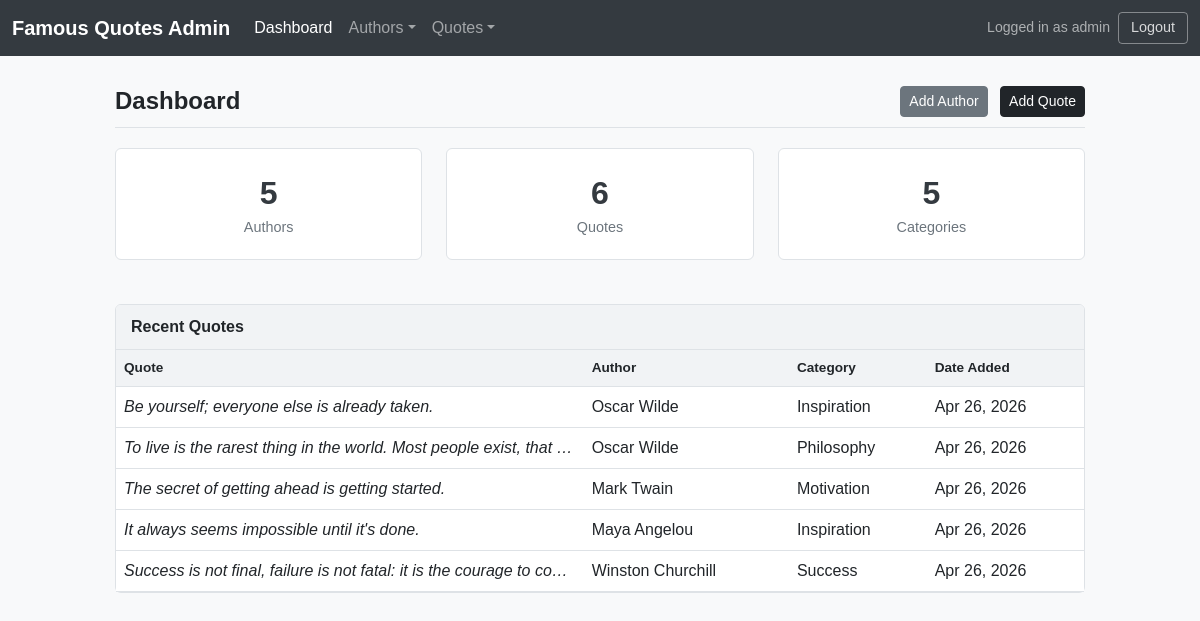
Page /index.php (signed in) on the committed database.
### tables this page shows
CREATE TABLE IF NOT EXISTS quotes (
    id INT AUTO_INCREMENT PRIMARY KEY,
    quote_text TEXT NOT NULL,
    author_id INT NOT NULL,
    category VARCHAR(100) NOT NULL,
    year_said INT,
    source VARCHAR(255),
    created_at TIMESTAMP DEFAULT CURRENT_TIMESTAMP,
    FOREIGN KEY (author_id) REFERENCES authors(id) ON DELETE CASCADE
);

CREATE TABLE IF NOT EXISTS authors (
    id INT AUTO_INCREMENT PRIMARY KEY,
    name VARCHAR(100) NOT NULL,
    birth_year INT,
    death_year INT,
    nationality VARCHAR(100),
    bio TEXT,
    created_at TIMESTAMP DEFAULT CURRENT_TIMESTAMP
);

### includes/auth.php (called while the page is built, shortened)
<?php
function isLoggedIn() {
    return isset($_SESSION['admin_logged_in']) && $_SESSION['admin_logged_in'] === true;
}

### index.php (the view, shortened to what this page needs)
<?php
require_once 'includes/auth.php';
$db = getDB();
$authorCount = $db->query("SELECT COUNT(*) FROM authors")->fetchColumn();
$quoteCount  = $db->query("SELECT COUNT(*) FROM quotes")->fetchColumn();
$catCount    = $db->query("SELECT COUNT(DISTINCT category) FROM quotes")->fetchColumn();
$recentQuotes = $db->query("
    SELECT q.quote_text, a.name AS author_name, q.category, q.created_at
    FROM quotes q JOIN authors a ON q.author_id = a.id
    ORDER BY q.created_at DESC LIMIT 5
")->fetchAll();
?>
<!DOCTYPE html>
<html lang="en">
<head>
    <link href="https://cdn.jsdelivr.net/npm/bootstrap@5.3.0/dist/css/bootstrap.min.css" rel="stylesheet">
    <link rel="stylesheet" href="css/style.css">
</head>
<body>
<?php include 'includes/nav.php'; ?>
<div class="page-wrapper">
    <div class="page-header">
        <h1 class="page-title">Dashboard</h1>
        <div>
            <a href="add_author.php" class="btn btn-secondary btn-sm me-2">Add Author</a>
            <a href="add_quote.php" class="btn btn-dark btn-sm">Add Quote</a>
        </div>
    </div>
    <div class="row mb-4">
        <div class="col-md-4">
            <div class="stat-box">
                <div class="number"><?= $authorCount ?></div>
                <div class="label">Authors</div>
            </div>
        </div>
        <div class="col-md-4">
            <div class="stat-box">
                <div class="number"><?= $quoteCount ?></div>
                <div class="label">Quotes</div>
            </div>
        </div>
        <div class="col-md-4">
            <div class="stat-box">
                <div class="number"><?= $catCount ?></div>
                <div class="label">Categories</div>
            </div>
        </div>
    </div>
    <div class="card">
        <div class="card-header">Recent Quotes</div>
        <div class="table-responsive">
            <table class="table table-hover mb-0">
                <thead>
                    <tr>
                        <th>Quote</th>
                        <th>Author</th>
                        <th>Category</th>
                        <th>Date Added</th>
                    </tr>
                </thead>
                <tbody>
                    <?php foreach ($recentQuotes as $q): ?>
                    <tr>
                        <td class="quote-text-cell"><?= htmlspecialchars($q['quote_text']) ?></td>
                        <td><?= htmlspecialchars($q['author_name']) ?></td>
                        <td><?= htmlspecialchars($q['category']) ?></td>
                        <td><?= date('M j, Y', strtotime($q['created_at'])) ?></td>
                    </tr>
                    <?php endforeach; ?>
                </tbody>
            </table>
        </div>
    </div>
</div>
</body>
</html>

### includes/nav.php (shortened to what this page needs)
<?php
require_once __DIR__ . '/auth.php';
$currentPage = basename($_SERVER['PHP_SELF']);
?>
<nav class="navbar navbar-expand-lg navbar-dark">
    <div class="container-fluid">
        <a class="navbar-brand" href="index.php">Famous Quotes Admin</a>
        <div class="collapse navbar-collapse" id="navbarNav">
            <ul class="navbar-nav me-auto">
                <li class="nav-item">
                    <a class="nav-link <?= $currentPage === 'index.php' ? 'active' : '' ?>" href="index.php">Dashboard</a>
                </li>
                <li class="nav-item dropdown">
                    <a class="nav-link dropdown-toggle <?= in_array($currentPage, ['authors.php','add_author.php','edit_author.php']) ? 'active' : '' ?>"
                       href="#" data-bs-toggle="dropdown">Authors</a>
                </li>
                <li class="nav-item dropdown">
                    <a class="nav-link dropdown-toggle <?= in_array($currentPage, ['quotes.php','add_quote.php','edit_quote.php']) ? 'active' : '' ?>"
                       href="#" data-bs-toggle="dropdown">Quotes</a>
                </li>
            </ul>
            <?php if (isLoggedIn()): ?>
            <div class="d-flex align-items-center">
                <span class="nav-username">Logged in as <?= htmlspecialchars($_SESSION['admin_username'] ?? 'admin') ?></span>
                <a class="btn-logout" href="logout.php">Logout</a>
            </div>
            <?php endif; ?>
        </div>
    </div>
</nav>

### css/style.css (style rules this page uses)
body { background-color: #f8f9fa; font-family: Arial, sans-serif; }
.navbar { background-color: #343a40 !important; }
.navbar-brand { font-weight: bold; color: #fff !important; }
.page-wrapper { max-width: 1000px; margin: 30px auto; padding: 0 15px; }
.page-header { display: flex; justify-content: space-between; align-items: center; margin-bottom: 20px; border-bottom: 1px solid #dee2e6; padding-bottom: 10px; }
.page-title { font-size: 1.5rem; font-weight: bold; margin: 0; }
.card { border: 1px solid #dee2e6; border-radius: 6px; background: #fff; margin-bottom: 20px; }
.card-header { background-color: #f1f3f5; border-bottom: 1px solid #dee2e6; padding: 10px 15px; font-weight: bold; }
.table th { background-color: #f1f3f5; font-size: 0.85rem; }
.quote-text-cell { max-width: 320px; overflow: hidden; text-overflow: ellipsis; white-space: nowrap; font-style: italic; color: #555; }
.stat-box { background: #fff; border: 1px solid #dee2e6; border-radius: 6px; padding: 20px; text-align: center; margin-bottom: 20px; }
.stat-box .number { font-size: 2rem; font-weight: bold; color: #343a40; }
.stat-box .label { color: #6c757d; font-size: 0.9rem; }
.btn-logout { color: rgba(255,255,255,0.8); text-decoration: none; font-size: 0.9rem; border: 1px solid rgba(255,255,255,0.4); padding: 4px 12px; border-radius: 4px; }
.nav-username { color: rgba(255,255,255,0.6); font-size: 0.88rem; margin-right: 8px; }

### rows in the picture
quotes: quote_text "Be yourself; everyone else is already taken.", author.name "Oscar Wilde", category "Inspiration", created_at "Apr 26, 2026"
quotes: quote_text "To live is the rarest thing in the world. Most people exist, that…", author.name "Oscar Wilde", category "Philosophy", created_at "Apr 26, 2026"
quotes: quote_text "The secret of getting ahead is getting started.", author.name "Mark Twain", category "Motivation", created_at "Apr 26, 2026"
quotes: quote_text "It always seems impossible until it's done.", author.name "Maya Angelou", category "Inspiration", created_at "Apr 26, 2026"
quotes: quote_text "Success is not final, failure is not fatal: it is the courage to co…", author.name "Winston Churchill", category "Success", created_at "Apr 26, 2026"

### other values in the picture
$_SESSION['admin_username'] "admin"
$authorCount "5"
$quoteCount "6"
$catCount "5"
